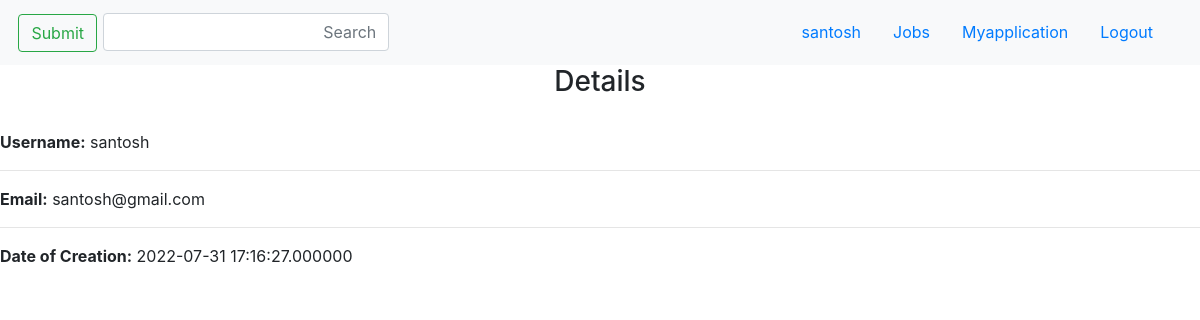
Screenshot of /user_profile.php (signed in) with the database file from the repository.
### tables this page shows
CREATE TABLE `users` (
  `username` varchar(20) NOT NULL,
  `password` varchar(100) NOT NULL,
  `email` varchar(100) NOT NULL,
  `create_datetime` datetime(6) NOT NULL,
  `userid` int(11) NOT NULL
);

### user_profile.php (the view, shortened to what this page needs)
<?php
include('conn.php');
$query = "SELECT * FROM users WHERE userid='{$_SESSION['userid']}'";
$result = mysqli_query($con, $query);
$row = mysqli_fetch_array($result);
?>
<!doctype html>
<html lang="ar" dir="rtl">
  <head>
    <link rel="stylesheet" href="https://maxcdn.bootstrapcdn.com/bootstrap/4.0.0/css/bootstrap.min.css">
  </head>
  <body>
  <nav class="navbar bg-light">
  <div class="container-fluid text-left">
    <form class="d-flex">
    <a class="nav-link" href="http://localhost/Dashboard/index.html">Logout</a>
    <a class="nav-link" href="myapplication.php">Myapplication</a>
    <a class="nav-link" href="http://localhost/Dashboard/loginform.php">Jobs</a>
    <a class="nav-link" href="user_profile.php"><?php echo $_SESSION['username']?></a>
    </form>
    <form class="navbar-brand text-center" method="Post" action="loginform.php">
      <input style="display:inline-block;width:80%;" class="form-control me-2" id="searchtext" name="searchtext" type="text" placeholder="Search">
      <input type="submit" id="searchbtn" class="btn btn-outline-success" name="searchbtn">
    </form>
  </div>
</nav>
</head>
<center><h3>Details</h3></center>
<br>
<p><strong>Username:</strong> <?php echo $row["username"]; ?></p>
<hr>
<p><strong>Email:</strong> <?php echo $row["email"]; ?></p>
<hr>
<p><strong>Date of Creation:</strong> <?php echo $row["create_datetime"]; ?></p>

### user_profile.php (style rules this page uses)
* { box-sizing: border-box; }
body { font-family: Arial, Helvetica, sans-serif; }

### rows the page displays
users: username "santosh", email "santosh@gmail.com", create_datetime "2022-07-31 17:16:27.000000"

### other values shown
$_SESSION['username'] "santosh"
